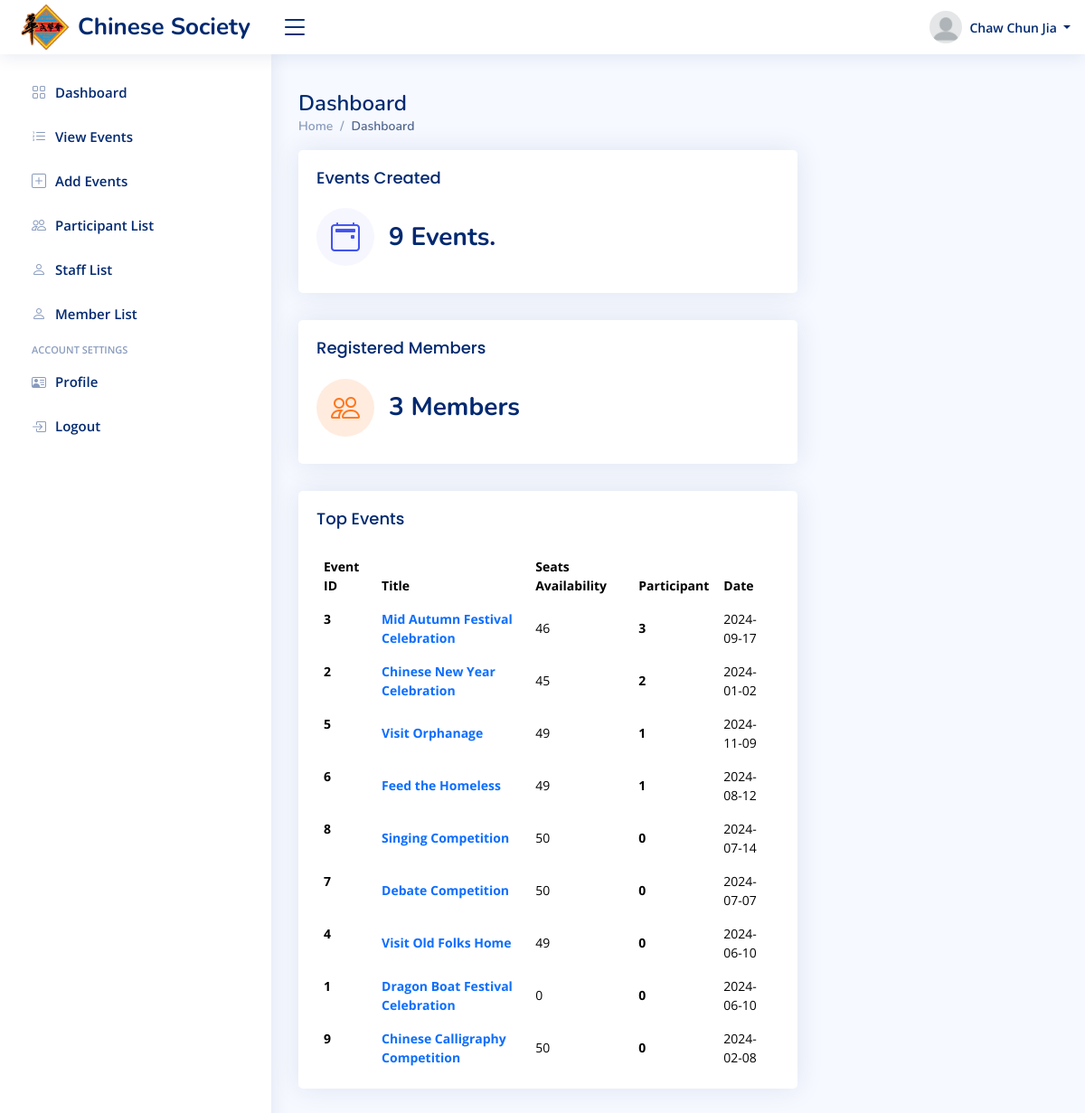
/Project/Admin/index.php (signed in), run on the app's committed database.
### tables this page shows
CREATE TABLE `event` (
  `eventID` int(11) NOT NULL,
  `title` varchar(100) NOT NULL,
  `description` varchar(255) NOT NULL,
  `eventDate` date NOT NULL,
  `eventTime` time NOT NULL,
  `seatAvailability` int(11) NOT NULL,
  `image` varchar(255) NOT NULL
);

### Project/Admin/index.php (the view, shortened to what this page needs)
<?php
include('includes/header.php');
$queryTotalEvents = "SELECT COUNT(*) AS total_events FROM event";
$resultTotalEvents = mysqli_query($conn, $queryTotalEvents);
$rowTotalEvents = mysqli_fetch_assoc($resultTotalEvents);
$totalEvents = $rowTotalEvents['total_events'];
$queryTotalMembers = "SELECT COUNT(*) AS total_members FROM user";
$resultTotalMembers = mysqli_query($conn, $queryTotalMembers);
$rowTotalMembers = mysqli_fetch_assoc($resultTotalMembers);
$totalMembers = $rowTotalMembers['total_members'];
?>
<div class="pagetitle">
  <h1>Dashboard</h1>
  <nav>
    <ol class="breadcrumb">
      <li class="breadcrumb-item"><a href="index.html">Home</a></li>
      <li class="breadcrumb-item active">Dashboard</li>
    </ol>
  </nav>
</div>
<section class="section dashboard">
  <div class="row">
    <div class="col-lg-8">
      <div class="row">
        <div class="col-xxl-6 col-md-12">
          <div class="card info-card sales-card">
            <div class="card-body">
              <h5 class="card-title">Events Created</h5>
              <div class="d-flex align-items-center">
                <div class="card-icon rounded-circle d-flex align-items-center justify-content-center">
                  <i class="bi bi-calendar2-event"></i>
                </div>
                <div class="ps-3">
                  <h6 class="card-text"><?php echo $totalEvents; ?> Events.</h6>
                </div>
              </div>
            </div>
          </div>
        </div>
        <div class="col-xxl-6 col-xl-12">
          <div class="card info-card customers-card">
            <div class="card-body">
              <h5 class="card-title">Registered Members</h5>
              <div class="d-flex align-items-center">
                <div class="card-icon rounded-circle d-flex align-items-center justify-content-center">
                  <i class="bi bi-people"></i>
                </div>
                <div class="ps-3">
                  <h6 class="card-text"><?php echo $totalMembers; ?> Members</h6>
                </div>
              </div>
            </div>
          </div>
        </div>
        <div class="col-12">
          <div class="card top-selling overflow-auto">
            <div class="card-body pb-0">
              <h5 class="card-title">Top Events</span></h5>
              <table class="table table-borderless">
                <thead>
                  <tr>
                    <th scope="col">Event ID</th>
                    <th scope="col">Title</th>
                    <th scope="col">Seats Availability</th>
                    <th scope="col">Participant</th>
                    <th scope="col">Date</th>
                  </tr>
                </thead>
                <tbody>
                  <?php
                  $query = "SELECT e.eventID, e.title, e.seatAvailability, COUNT(eu.userID) AS participant_count, e.eventDate FROM event e LEFT JOIN event_user eu ON e.eventID = eu.eventID GROUP BY e.eventID ORDER BY participant_count DESC";
                  $result = mysqli_query($conn, $query);
                  if (mysqli_num_rows($result) > 0) {
                    while ($row = mysqli_fetch_assoc($result)) {
                      echo '<tr>';
                      echo '<th scope="row">' . $row['eventID'] . '</th>';
                      echo '<td><a href="participant-list.php?eventID=' . $row['eventID'] . '" class="text-primary fw-bold">' . $row['title'] . '</a></td>';
                      echo '<td>' . $row['seatAvailability'] . '</td>';
                      echo '<td class="fw-bold">' . $row['participant_count'] . '</td>';
                      echo '<td>' . $row['eventDate'] . '</td>';
                      echo '</tr>';
                    }
                  } else {
                    echo '<tr><td colspan="5">No events found</td></tr>';
                  }
                  ?>
                </tbody>
              </table>
            </div>
          </div>
        </div>
      </div>
    </div>
    <div class="col-lg-4">
    </div>
  </div>
</section>
</main>
<?php require_once('includes/footer.php'); ?>

### Project/Admin/includes/navbar.php (shortened to what this page needs)
<?php
include 'config.php';
$adminID = $_SESSION['admin_id'];
$query = "SELECT * FROM admin WHERE adminID = '$adminID'";
$result = mysqli_query($conn, $query);
$user = array();
if($result && mysqli_num_rows($result) > 0){
    $user = mysqli_fetch_assoc($result);
}
?>
<header id="header" class="header fixed-top d-flex align-items-center">
    <div class="d-flex align-items-center justify-content-between">
        <a href="index.php" class="logo d-flex align-items-center">
            <img src="includes/img/logo.png" alt="logo">
            <span class="d-none d-lg-block">Chinese Society</span>
        </a>
        <i class="bi bi-list toggle-sidebar-btn"></i>
    </div>
    <nav class="header-nav ms-auto">
        <ul class="d-flex align-items-center">
            <li class="nav-item dropdown pe-3">
                <a class="nav-link nav-profile d-flex align-items-center pe-0" href="#" data-bs-toggle="dropdown">
                <img src="../Admin/images/<?php echo $user['pp']; ?>" alt="Profile" class="rounded-circle">
                    <span class="d-none d-md-block dropdown-toggle ps-2">
                    <?php
                        if (isset($_SESSION['admin_id'])) {
                            echo $_SESSION['user_name'];
                        }
                    ?>
                    </span>
                </a>
            </li>
        </ul>
    </nav>
</header>

### Project/Admin/includes/css/style.css (style rules this page uses)
:root { scroll-behavior: smooth; }
body { font-family: "Open Sans", sans-serif; background: #f6f9ff; color: #444444; }
a { color: #4154f1; text-decoration: none; }
h1, h2, h3, h4, h5, h6 { font-family: "Nunito", sans-serif; }
.pagetitle { margin-bottom: 10px; }
.pagetitle h1 { font-size: 24px; margin-bottom: 0; font-weight: 600; color: #012970; }
.card { margin-bottom: 30px; border: none; border-radius: 5px; box-shadow: 0px 0 30px rgba(1, 41, 112, 0.1); }
.card-title { padding: 20px 0 15px 0; font-size: 18px; font-weight: 500; color: #012970; font-family: "Poppins", sans-serif; }
.card-body { padding: 0 20px 20px 20px; }
.breadcrumb { font-size: 14px; font-family: "Nunito", sans-serif; color: #899bbd; font-weight: 600; }
.breadcrumb a { color: #899bbd; transition: 0.3s; }
.breadcrumb .breadcrumb-item::before { color: #899bbd; }
.breadcrumb .active { color: #51678f; font-weight: 600; }
.logo { line-height: 1; }
@media (min-width: 1200px) { .logo { width: 280px; } }
.logo img { max-height: 60px; margin-right: 6px; }
.logo span { font-size: 26px; font-weight: 700; color: #012970; font-family: "Nunito", sans-serif; }
.header { transition: all 0.5s; z-index: 997; height: 60px; box-shadow: 0px 2px 20px rgba(1, 41, 112, 0.1); background-color: #fff; padding-left: 20px; }
.header .toggle-sidebar-btn { font-size: 32px; padding-left: 10px; cursor: pointer; color: #012970; }
.header-nav ul { list-style: none; }
.header-nav>ul { margin: 0; padding: 0; }
.header-nav .nav-profile { color: #012970; }
.header-nav .nav-profile img { max-height: 36px; }
.header-nav .nav-profile span { font-size: 14px; font-weight: 600; }
.dashboard .info-card { padding-bottom: 10px; }
.dashboard .info-card h6 { font-size: 28px; color: #012970; font-weight: 700; margin: 0; padding: 0; }
.dashboard .card-icon { font-size: 32px; line-height: 0; width: 64px; height: 64px; flex-shrink: 0; flex-grow: 0; }
.dashboard .sales-card .card-icon { color: #4154f1; background: #f6f6fe; }
.dashboard .customers-card .card-icon { color: #ff771d; background: #ffecdf; }
.dashboard .top-selling { font-size: 14px; }
.dashboard .top-selling .table thead { background: #f6f6fe; }
.dashboard .top-selling .table thead th { border: 0; }
.dashboard .top-selling .table tbody td { vertical-align: middle; }

### data on the page
event: eventID "3", title "Mid Autumn Festival Celebration", seatAvailability "46", participant_count "3", eventDate "2024-09-17"
event: eventID "2", title "Chinese New Year Celebration", seatAvailability "45", participant_count "2", eventDate "2024-01-02"
event: eventID "5", title "Visit Orphanage", seatAvailability "49", participant_count "1", eventDate "2024-11-09"
event: eventID "6", title "Feed the Homeless", seatAvailability "49", participant_count "1", eventDate "2024-08-12"
event: eventID "8", title "Singing Competition", seatAvailability "50", participant_count "0", eventDate "2024-07-14"
event: eventID "7", title "Debate Competition", seatAvailability "50", participant_count "0", eventDate "2024-07-07"
event: eventID "4", title "Visit Old Folks Home", seatAvailability "49", participant_count "0", eventDate "2024-06-10"
event: eventID "1", title "Dragon Boat Festival Celebration", seatAvailability "0", participant_count "0", eventDate "2024-06-10"
event: eventID "9", title "Chinese Calligraphy Competition", seatAvailability "50", participant_count "0", eventDate "2024-02-08"

### other printed values
$_SESSION['user_name'] "Chaw Chun Jia"
$totalEvents "9"
$totalMembers "3"
